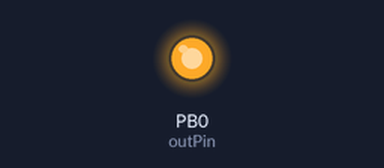
A sketch run on a simulated ATtiny85, built with avr-gcc and run on an emulated ATtiny85. Parts: output pins drawn as LEDs (lit = HIGH).

Above: at 0.1 s.
At 18.87 s:
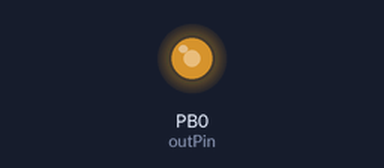
At 39.5 s:
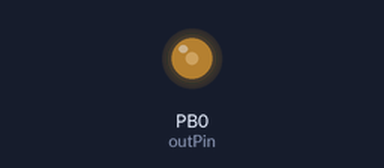
Timing chart, 0 to 40.0 s (numbered marks = the images above):
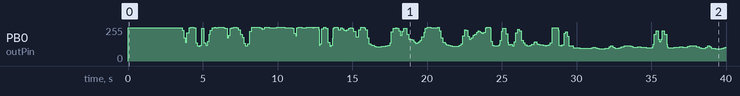

The sketch:

candle-sketch.ino
```cpp
/*
  Sampled LED candle
*/
#define DEBUG 1
#include <avr/pgmspace.h>

#ifdef DEBUG
#include <SoftwareSerial.h>

const int rxPin = 3; // physical pin 2 on attiny852
const int txPin = 4; // physical pin 3
#endif

#ifdef DEBUG
SoftwareSerial mySerial(rxPin, txPin); // RX, TX
#endif

int rowIndex = 0;  // index into data rows
const PROGMEM  byte dataRows[] = {251, 251, 251, 251, 251, 251, 251, 251, 251, 251, 251, 251, 251, 251, 251, 251, 251, 251, 251, 251, 251, 251, 251, 251, 251, 251, 251, 251, 251, 251, 251, 251, 251, 251, 251, 251, 251, 251, 251, 251, 251, 251, 251, 251, 251, 251, 251, 251, 251, 251, 251, 251, 251, 251, 251, 251, 251, 251, 251, 251, 251, 251, 251, 251, 251, 251, 251, 251, 251, 251, 251, 251, 251, 251, 251, 251, 251, 251, 251, 251, 251, 251, 251, 251, 251, 251, 251, 251, 251, 251, 251, 251, 251, 251, 251, 251, 230, 230, 230, 175, 175, 175, 141, 141, 213, 213, 213, 213, 251, 251, 251, 253, 253, 253, 253, 253, 250, 250, 250, 138, 138, 138, 115, 115, 110, 110, 110, 119, 119, 244, 244, 245, 245, 136, 136, 136, 118, 118, 118, 148, 148, 148, 199, 199, 231, 231, 231, 248, 248, 248, 251, 252, 252, 251, 251, 251, 251, 252, 252, 252, 252, 252, 252, 252, 252, 252, 251, 251, 247, 247, 247, 247, 175, 175, 175, 192, 192, 246, 246, 246, 250, 250, 250, 252, 252, 252, 252, 252, 250, 250, 250, 236, 236, 236, 201, 201, 201, 178, 178, 178, 135, 135, 115, 115, 115, 115, 115, 131, 131, 131, 225, 225, 225, 252, 252, 252, 253, 253, 253, 253, 253, 252, 252, 252, 252, 252, 252, 251, 251, 251, 238, 238, 243, 243, 243, 252, 252, 252, 252, 252, 252, 253, 253, 251, 251, 251, 251, 251, 251, 251, 249, 249, 249, 250, 250, 252, 252, 252, 254, 254, 254, 253, 253, 253, 253, 253, 253, 253, 253, 248, 248, 248, 248, 250, 250, 250, 251, 250, 250, 250, 250, 246, 246, 246, 209, 209, 209, 190, 190, 249, 249, 252, 252, 252, 253, 253, 253, 251, 251, 248, 248, 248, 249, 249, 249, 249, 252, 252, 252, 252, 252, 253, 252, 252, 252, 252, 250, 250, 252, 252, 252, 254, 254, 254, 254, 254, 236, 119, 131, 131, 131, 242, 242, 242, 253, 253, 253, 253, 247, 247, 247, 142, 142, 142, 114, 111, 111, 117, 117, 169, 244, 244, 252, 252, 252, 252, 252, 252, 251, 236, 234, 234, 234, 248, 248, 242, 242, 242, 232, 232, 232, 228, 228, 235, 235, 235, 244, 244, 244, 248, 248, 248, 247, 247, 222, 222, 222, 222, 182, 182, 182, 182, 182, 236, 236, 236, 253, 253, 253, 253, 253, 253, 250, 250, 234, 234, 234, 176, 176, 176, 128, 128, 128, 122, 122, 119, 119, 119, 119, 111, 111, 111, 108, 108, 107, 107, 107, 107, 107, 108, 108, 108, 110, 110, 110, 110, 110, 110, 115, 115, 115, 115, 115, 118, 118, 118, 137, 137, 219, 219, 219, 245, 245, 245, 245, 250, 250, 245, 245, 245, 226, 226, 226, 193, 193, 193, 224, 224, 224, 245, 245, 245, 245, 245, 199, 199, 199, 164, 164, 164, 164, 164, 158, 158, 158, 144, 144, 144, 134, 134, 134, 137, 137, 137, 143, 143, 155, 155, 155, 182, 182, 182, 182, 216, 216, 247, 247, 247, 253, 253, 253, 252, 252, 252, 251, 251, 251, 251, 251, 251, 251, 251, 251, 251, 251, 251, 252, 252, 228, 228, 228, 174, 174, 174, 141, 141, 141, 141, 128, 128, 123, 123, 123, 119, 119, 119, 119, 115, 115, 115, 112, 112, 109, 109, 109, 109, 109, 109, 109, 111, 111, 111, 117, 117, 117, 129, 129, 129, 191, 191, 191, 235, 235, 229, 229, 229, 187, 187, 187, 165, 165, 165, 174, 174, 174, 193, 193, 193, 200, 200, 200, 214, 214, 214, 227, 225, 225, 214, 214, 214, 209, 209, 209, 214, 214, 214, 250, 250, 252, 252, 252, 252, 252, 252, 245, 148, 148, 118, 118, 118, 113, 113, 113, 114, 116, 116, 116, 116, 119, 119, 125, 156, 156, 225, 225, 247, 247, 247, 247, 247, 203, 203, 203, 139, 124, 122, 122, 122, 124, 124, 124, 114, 114, 114, 143, 143, 143, 212, 212, 212, 238, 238, 238, 228, 228, 228, 157, 157, 157, 138, 138, 138, 123, 123, 123, 115, 115, 115, 114, 114, 114, 120, 120, 120, 125, 125, 125, 125, 140, 145, 145, 145, 131, 131, 125, 125, 125, 121, 121, 121, 122, 122, 122, 119, 119, 119, 115, 115, 115, 117, 117, 117, 122, 122, 122, 138, 138, 138, 248, 248, 250, 250, 250, 249, 249, 249, 248, 248, 230, 117, 117, 117, 113, 113, 113, 122, 122, 122, 209, 209, 209, 220, 220, 185, 185, 185, 116, 116, 116, 116, 114, 114, 114, 101, 99, 99, 99, 100, 100, 100, 100, 98, 98, 98, 96, 96, 96, 96, 96, 97, 97, 97, 97, 97, 97, 95, 95, 95, 95, 95, 95, 95, 95, 95, 99, 99, 99, 102, 102, 102, 99, 99, 99, 97, 97, 97, 93, 93, 93, 93, 93, 93, 93, 93, 93, 93, 93, 95, 95, 95, 95, 96, 96, 96, 107, 107, 114, 114, 114, 114, 104, 104, 104, 97, 95, 95, 95, 95, 97, 97, 97, 100, 100, 100, 106, 106, 107, 107, 107, 113, 113, 113, 115, 115, 115, 115, 115, 116, 116, 116, 110, 110, 110, 105, 105, 105, 105, 105, 105, 105, 105, 105, 107, 107, 107, 107, 107, 105, 105, 105, 104, 104, 104, 103, 103, 103, 99, 99, 99, 99, 99, 99, 100, 100, 100, 101, 101, 108, 124, 200, 200, 200, 200, 227, 227, 227, 162, 162, 149, 146};
const int outPin = 0;
int direction = 1;
int lastRow; // last index in the data array
const int frameMs = 1000/60;
const int mhz =  1; // adjust for clock speed
char sampleValue;

void setup()
{
  pinMode(outPin, OUTPUT);
#ifdef DEBUG
  mySerial.begin(4800);
#endif
  lastRow = -1 + sizeof(dataRows) / sizeof(byte);
}

void loop() {
  // get next value to output from flash memory
  sampleValue = pgm_read_byte_near(dataRows + rowIndex);
#ifdef DEBUG
  mySerial.print(sampleValue);
  mySerial.print(',');
  mySerial.print(rowIndex);
  mySerial.print('/');
  mySerial.println(lastRow);
#endif
  analogWrite(outPin, sampleValue);

  // advance to the next position in the data array:
  rowIndex += direction;
  // if we're at the end of the array...
  if (rowIndex >= lastRow) {
    direction = -1;
    rowIndex = lastRow;
  } else if(rowIndex <= 0) {
    direction = 1;
    rowIndex = 0;
  }

  delay(frameMs);
}
```
